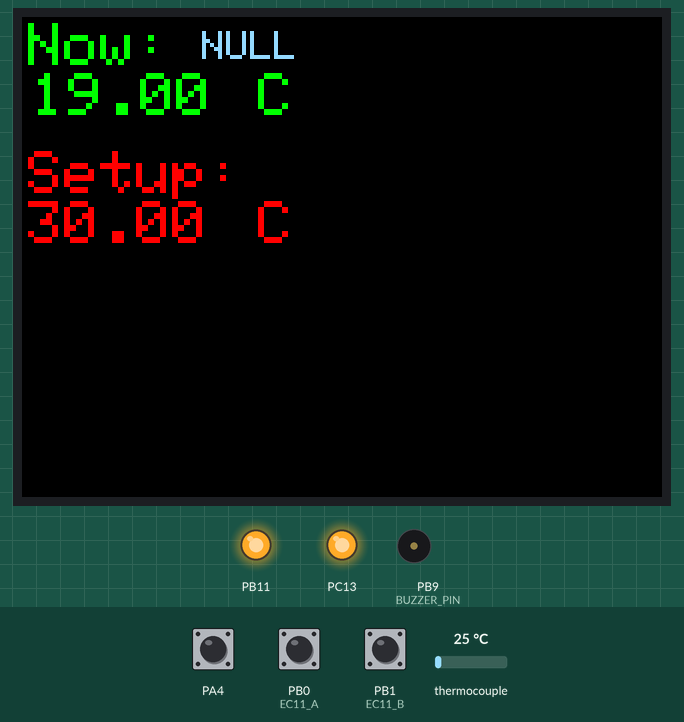
This program was run on a simulated STM32 Blue Pill. On the bench: 320×240 colour display, output pins drawn as LEDs (lit = HIGH), buzzer (waves = sounding). The inputs (shaded band) are chosen by the test bench; at power-on: PA4 HIGH, thermocouple 25 °C, PB0 (EC11_A) HIGH, PB1 (EC11_B) HIGH.

Above: at 1.9 s.
2.0 s: PA4 pulled LOW for 0.15 s
At 3.3 s:
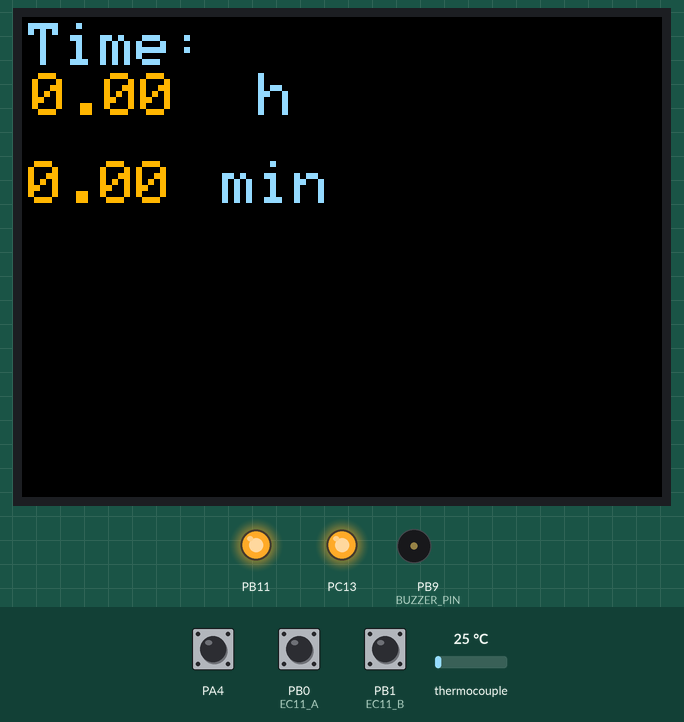
3.8 s: thermocouple set to 34 °C
5.3 s: thermocouple set to 40 °C
At 5.9 s:
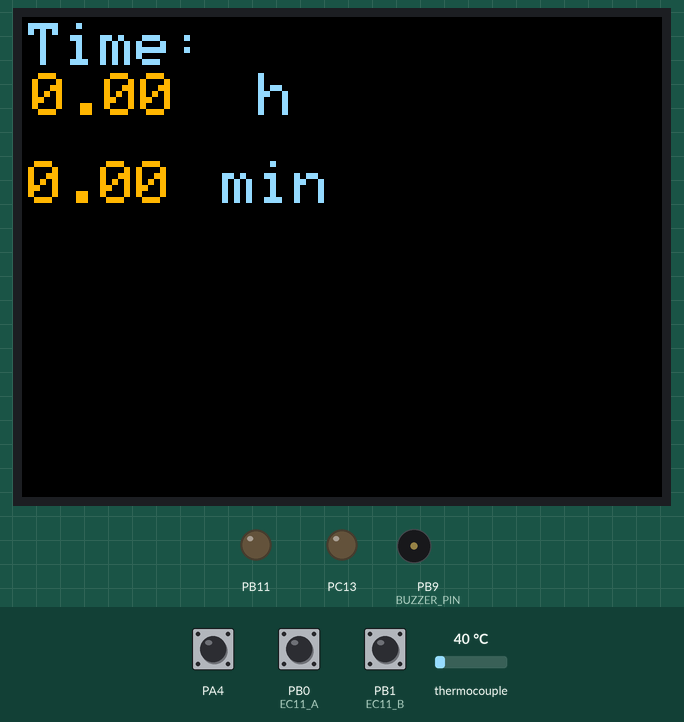
6.8 s: PA4 pulled LOW for 0.15 s
At 7.5 s:
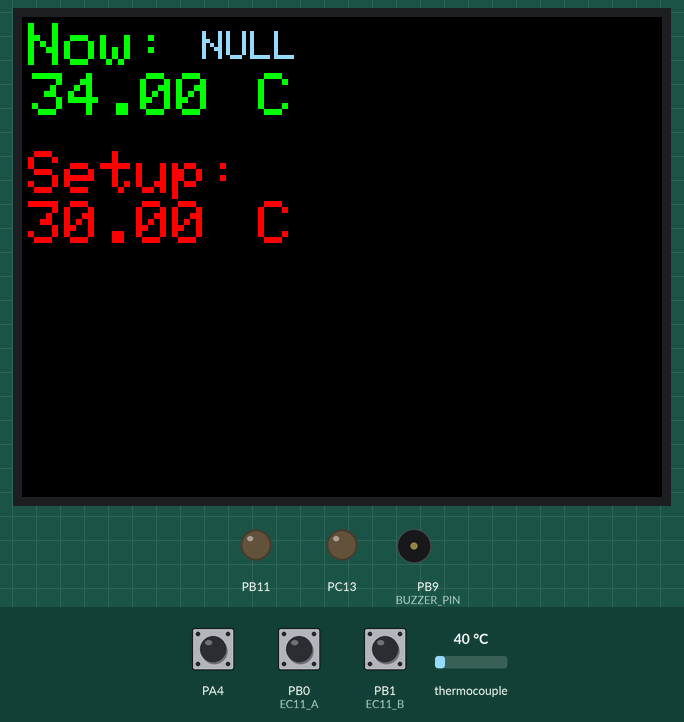
8.6 s: PB0 (EC11_A) pulled LOW for 0.15 s
At 8.7 s:
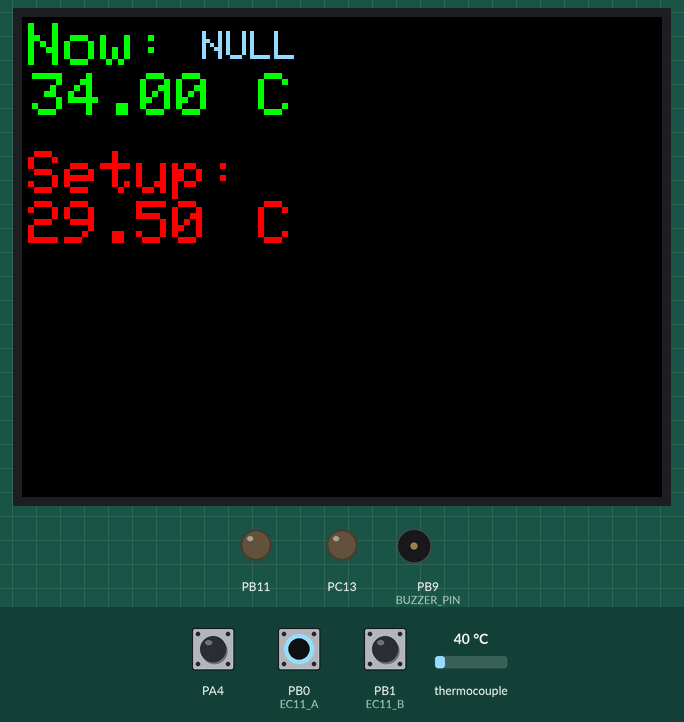
10.2 s: thermocouple set to 6 °C
At 10.8 s:
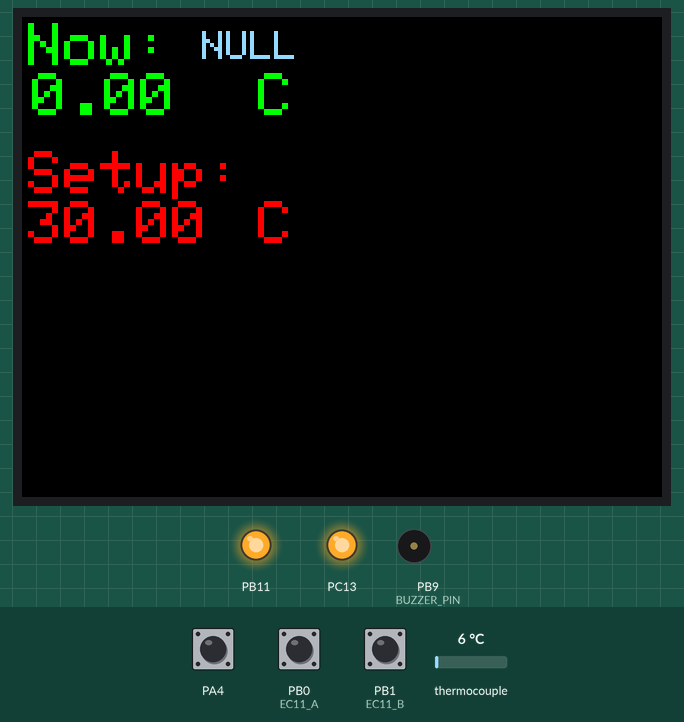
Timing chart, 0 to 12.9 s (numbered marks = the images above; inputs shaded):
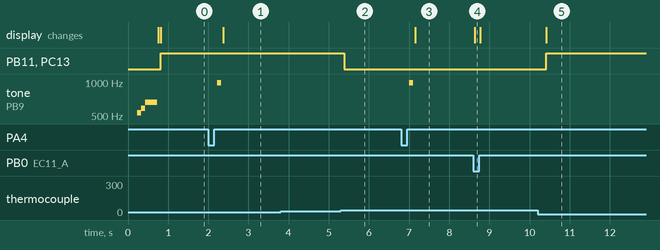

Measured:
- the behaviour switches between 36 and 37 °C on thermocouple (found by bisection; images 1 and 2)
- after the input at 2.0 s, tone on PB9 (BUZZER_PIN): silent → 988 Hz after 0.22 s, → silent 0.10 s later; the display: changes after 0.37 s (image 1)
- after the input at 3.8 s, every drawn part: stays the same
- after the input at 5.3 s, PB11, PC13: HIGH → LOW after 0.08 s
- after the input at 6.8 s, tone on PB9 (BUZZER_PIN): silent → 988 Hz after 0.20 s, → silent 0.10 s later; the display: changes after 0.35 s (image 3)
- after the input at 8.6 s, the display: changes at once (image 4)
- after the input at 10.2 s, PB11, PC13: LOW → HIGH after 0.21 s; the display: changes after 0.21 s (image 5)

The program:

main.cpp
```cpp
#include <Arduino.h>
#include <TFT_eSPI.h>
#include <SPI.h>
#include <max6675.h>
#include "color.h"
#include <cmath>
#define EC11_A PB0
#define EC11_B PB1

TFT_eSPI tft = TFT_eSPI();
TFT_eSprite spr = TFT_eSprite(&tft);
MAX6675 thermocouple(PB13,PA3,PB14);

byte loadNum = 6;
unsigned long previousMillis = 0;//保存上次读取的时间
const long interval = 200;
const int BUZZER_PIN = PB9;
int anjian_readnum= 0;
int ec11_e_num = 0;
int ec11_astate = 0;
int ec11_astate_last = 0;
int stop_time = 0;
int time_h_main = -114514;
int time_m_main = -114514;
float time_h = 0;
float time_m = 0;
float wd_num = 0;
float ec11 = 30;
float setup_wd = 30;
bool bl = 0;
bool jm = 0;
bool stop = 0;

void times();
void wd_setup();
void wd();
void EC11_READ(){
  ec11_astate = digitalRead(EC11_A);
  if(ec11_astate != ec11_astate_last){
    if(digitalRead(EC11_B) != ec11_astate && ec11 >= -50){
      if(bl==1 && jm == 0){
        ec11 -= 10;
        wd_setup();
      }
      else if(jm == 0){
        ec11 -= 0.5;
        wd_setup();
      }
      else if(jm == 1 && bl == 0){
        time_h -= 0.5;
        times();
      }
      else if(jm == 1 && bl == 1){
        time_m -= 0.5;
        times();
      }
    }
    else if(ec11 <= 600){
      if(bl==1 && jm == 0){
        ec11 += 10;
        wd_setup();
      }
      else if(jm == 0){
        ec11 += 0.5;
        wd_setup();
      }
      else if(jm == 1 && bl == 0){
        time_h += 0.5;
        times();
      }
      else if(jm == 1 && bl == 1){
        time_m += 0.5;
        times();
      }
    }
  ec11_astate_last = ec11_astate;
  }
}

void buzzer_() {
  ec11_e_num = 0;
  if(digitalRead(PA4) == LOW){
    delay(200);
    if(digitalRead(PA4) == LOW){
      bl = 1;
      while(digitalRead(PA4) == LOW){
        EC11_READ();
      }
      bl = 0;
    }
    else{
      tone(BUZZER_PIN,988);
      delay(100);
      noTone(BUZZER_PIN);
      if(jm == 0){
        jm = 1;
        time_h = 0;
        time_m = 0;
        times();
      }
      else{
        jm = 0;
        if(time_h > 0 || time_m > 0){
        	time_h_main = time_h;
        	time_m_main = time_m;
          unsigned long stop_open = millis();
        	stop_time = stop_open + ((time_h_main * 60) + time_m_main) *60*1000;
    	  }
    	  else{
    		  time_h_main = -114514;
    	  	time_m_main = -114514;
    		  stop = 0;
		    }
        wd_setup();
        wd();
      }
    }
  }
}

int Time(char dw){
	if(dw == 'h'){
    unsigned long stop_now = millis();
    if(stop_now < stop_time){
		  return (stop_time - stop_now)/1000/60/60%60;
    }
    else{
      return 0;
    }
	}
  else if(dw == 's'){
    unsigned long stop_now = millis();
    if(stop_now < stop_time){
		  return (stop_time - stop_now)/1000%60;
    }
  }
	else if(dw == 'm'){
    unsigned long stop_now = millis();
    if(stop_now < stop_time){
      if((stop_time - stop_now)/1000 <= 0 && (time_m_main > 0 || time_h_main > 0)){
        stop = 1;
        digitalWrite(PB11, LOW);
    	  digitalWrite(PC13, LOW);
        tone(BUZZER_PIN,988);
        delay(500);
        noTone(BUZZER_PIN);
        delay(500);
        tone(BUZZER_PIN,988);
        delay(500);
        noTone(BUZZER_PIN);
        tone(BUZZER_PIN,988);
        delay(2000);
        noTone(BUZZER_PIN);
      }
		  return (stop_time - stop_now)/1000/60%60;
    }
    else{
      return 0;
    }
	}
  return 0;
}

void wd(){
  spr.setColorDepth(8);
  spr.createSprite(160,64);
  spr.fillSprite(TFT_BLACK);
  spr.setTextSize(3);
  spr.setTextColor(TFT_GREEN);
  spr.setTextDatum(ML_DATUM);
  spr.drawString("Now:",3,15);
  spr.drawString(String(wd_num),5,40);
  spr.drawString(" C",100,40);
  if(time_h_main > 0 || (time_m_main > 0)){
    spr.setTextSize(2);
    spr.setTextColor(TFT_SKYBLUE);
    spr.setTextDatum(ML_DATUM);
    if(Time('h') < 10 && Time('m') < 10){
      spr.drawString(String(Time('h')),90,15);
    }
    else if(Time('h') < 10 && Time('m') > 10 || Time('h') > 10 && Time('m') < 10){
      spr.drawString(String(Time('h')),80,15);
    }
    else{
      spr.drawString(String(Time('h')),70,15);
    }
    spr.setTextDatum(ML_DATUM);
    if(Time('m') < 10){
      spr.drawString(":",101,15);
      spr.drawString(String(Time('m')),110,15);
    }
    else{
      spr.drawString(":",91,15);
      spr.drawString(String(Time('m')),100,15);
    }
    spr.drawString(":",121,15);
    spr.drawString(String(Time('s')),130,15);
  }
  else{
    spr.setTextColor(TFT_SKYBLUE);
    spr.setTextDatum(ML_DATUM);
    spr.setTextSize(2);
    spr.drawString("NULL",90,15);
  }
  spr.pushSprite(0, 0);
  spr.deleteSprite();
}

void wd_setup(){
  spr.createSprite(160,64);
  spr.fillSprite(TFT_BLACK);
  spr.setTextColor(TFT_RED);
  spr.setTextDatum(ML_DATUM);
  spr.setTextSize(3);
  spr.drawString("Setup:",3,15);
  spr.drawString(String(ec11),3,40);
  spr.drawString(" C",100,40);
  spr.pushSprite(0, 64);
  spr.deleteSprite();
}

void times(){
  spr.setColorDepth(8);
  spr.createSprite(160,64);
  spr.fillSprite(TFT_BLACK);
  spr.setTextSize(3);
  spr.setTextColor(TFT_SKYBLUE);
  spr.setTextDatum(ML_DATUM);
  spr.drawString("Time:",3,15);
  spr.setTextColor(TFT_ORANGE);
  spr.drawString(String(time_h),5,40);
  spr.setTextColor(TFT_SKYBLUE);
  spr.drawString(" h",100,40);
  spr.pushSprite(0, 0);
  spr.deleteSprite();

  spr.createSprite(160,64);
  spr.fillSprite(TFT_BLACK);
  spr.setTextColor(TFT_SKYBLUE);
  spr.setTextDatum(ML_DATUM);
  spr.setTextSize(3);
  spr.setTextColor(TFT_ORANGE);
  spr.drawString(String(time_m),3,20);
  spr.setTextColor(TFT_SKYBLUE);
  spr.drawString("min",100,20);
  spr.pushSprite(0, 64);
  spr.deleteSprite();
}

void pid(){
	if(wd_num <= ec11){
    	digitalWrite(PB11, HIGH);
    	digitalWrite(PC13, HIGH);
  	}
  	else{
    	digitalWrite(PB11, LOW);
    	digitalWrite(PC13, LOW);
  	}
}

void setup() {
  pinMode(PB11, OUTPUT);
  pinMode(PC13, OUTPUT);
  pinMode(BUZZER_PIN, OUTPUT);
  pinMode(PA4, INPUT_PULLUP);
  pinMode(EC11_A, INPUT_PULLUP);
  pinMode(EC11_B, INPUT_PULLUP);
  ec11_astate_last = digitalRead(EC11_A);
  tft.begin();
  tft.setRotation(3);//横屏
  tft.fillScreen(TFT_BLACK);//黑色
  tone(BUZZER_PIN,532);
  delay(100);
  tone(BUZZER_PIN,587);
  delay(100);
  tone(BUZZER_PIN,659);
  delay(300);
  noTone(BUZZER_PIN);
  wd();
  wd_setup();
}

void loop() {
unsigned long currentMillis = millis();  // 获取当前时间
  if (currentMillis - previousMillis >= interval) {
    previousMillis = currentMillis;//保存下一次读取的时间
    wd_num = thermocouple.readCelsius() - 6;
    if(jm == 0){
      wd();
    }
  }
  if(stop == 0){
  	pid();
  }
  EC11_READ();
  buzzer_();
}
```

color.h
```cpp
#ifndef color_h
#define color_h
#include <TFT_eSPI.h>

#define black   0x0000  // 黑色，RGB(0,0,0)
#define white   0xFFFF  // 白色，RGB(255,255,255)
#define red     0xF800  // 红色，RGB(255,0,0)
#define green   0x07E0  // 绿色，RGB(0,255,0)
#define blue    0x001F  // 蓝色，RGB(0,0,255)
#define cyan    0x07FF  // 青色，RGB(0,255,255)
#define magenta 0xF81F  // 品红色，RGB(255,0,255)
#define yellow  0xFFE0  // 黄色，RGB(255,255,0)
#define orange  0xFC00  // 橙色，RGB(255,165,0)
#define gray    0x8410  // 灰色，RGB(128,128,128)
#define purple  0x780F  // 紫色，RGB(128,0,128)
#define brown   0xA145  // 棕色，RGB(165,42,42)
#define pink    0xFC1F  // 粉红色，RGB(255,182,193)
#define lime    0x07E0  // 酸橙色，RGB(0,255,0)，与绿色相同
#define teal    0x0410  // 蓝绿色，RGB(0,128,128)
#define navy    0x000F  // 海军蓝，RGB(0,0,128)
#define coral   0xFBEA  // 珊瑚色，RGB(255,127,80)
#define khaki   0xEF7D  // 卡其色，RGB(240,230,140)
#define azure   0x07FF  // 天蓝色，RGB(0,255,255)，与青色相同
#define maroon  0x8000  // 栗色，RGB(128,0,0)
#define turquoise 0x07DF  // 绿松石色，RGB(0,255,127)
#define violet  0x780F  // 紫罗兰色，RGB(128,0,128)，与紫色相同
#define indigo  0x4B0F  // 靛蓝色，RGB(75,0,130)
#define gold    0xFEA0  // 金色，RGB(255,215,0)

/*
TL_DATUM：Top Left,顶部左对齐
TC_DATUM：Top Center,顶部中对齐
TR_DATUM：Top Right,顶部右对齐
ML_DATUM：Middle Left,中间左对齐
MC_DATUM：Middle Center,中间中对齐
MR_DATUM：Middle Right,中间右对齐
BL_DATUM：Bottom Left,底部左对齐
BC_DATUM：Bottom Center,底部中对齐
BR_DATUM：Bottom Right,底部右对齐
CC_DATUM:Center Center,中心对中心
*/

#endif
```
